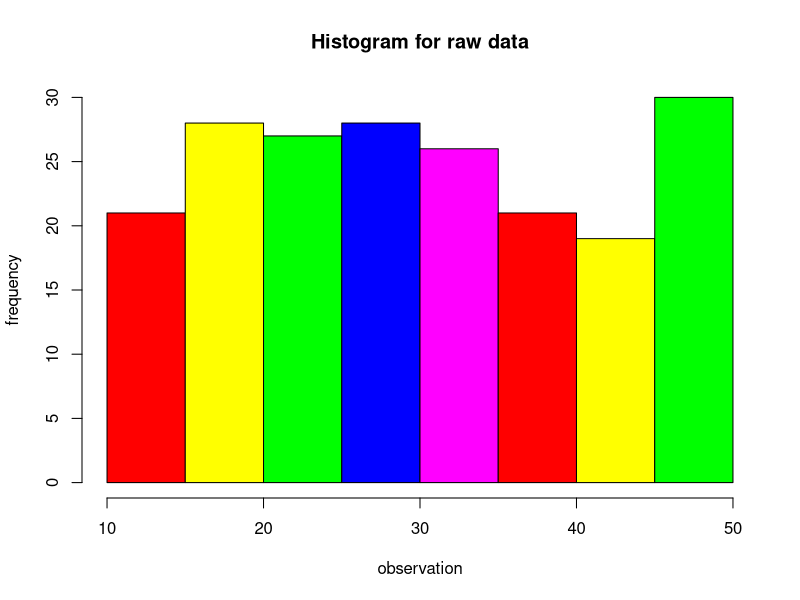

Source code (R):
#convert raw data to freq dist) 
x1=c(34.4, 47.0, 19.6, 20.9, 39.4, 40.1, 47.2, 28.5, 44.4, 22.5, 18.3, 46.8, 12.1, 26.4, 28.3, 26.6, 36.8, 40.3, 46.5, 42.8, 13.7, 17.1, 35.7, 45.0, 33.7, 20.5, 45.4, 17.5, 29.6, 10.4, 24.4, 27.7, 15.0, 35.0, 22.1, 19.6, 24.3, 45.7, 49.6, 39.3, 49.7, 31.6, 27.4, 48.6, 15.9, 12.7, 11.0, 34.5, 37.9, 42.0, 15.5, 16.4, 49.6, 25.9, 17.5, 29.1, 31.8, 23.1, 50.0, 31.1, 15.3, 27.5, 34.8, 18.1, 15.4, 41.1, 35.4, 21.3, 17.7, 20.6, 31.2, 37.4, 25.3, 48.2, 14.7, 11.6, 30.2, 33.1, 43.6, 36.2, 47.8, 30.5, 13.4, 49.8, 26.1, 45.8, 45.1, 21.9, 15.3, 20.6, 10.2, 42.8, 17.0, 43.7, 16.7, 40.6, 30.8, 20.9, 23.7, 38.2, 33.7, 28.8, 23.5, 48.7, 35.8, 17.9, 24.3, 30.5, 45.3, 16.1, 19.2, 16.5, 34.6, 30.1, 17.5, 26.3, 33.3, 22.4, 29.2, 47.6, 11.8, 31.4, 27.7, 46.3, 45.2, 16.5, 40.1, 26.1, 32.3, 13.2, 14.7, 47.0, 45.2, 16.5, 31.3, 47.2, 23.0, 16.4, 48.0, 28.5, 18.8, 10.1, 34.8, 26.1, 46.0, 30.2, 39.1, 11.1, 25.2, 25.5, 23.5, 24.6, 35.6, 11.3, 37.8, 42.6, 30.3, 14.5, 46.3, 26.5, 29.0, 38.5, 19.7, 22.0, 38.2, 40.9, 10.6, 32.1, 36.1, 47.3, 37.6, 20.2, 26.4, 14.9, 15.3, 35.6, 23.9, 26.9, 47.6, 25.4, 19.1, 37.6, 10.4, 37.4, 41.7, 30.3, 22.3, 39.5, 22.2, 41.0, 14.5, 41.9, 29.6, 43.3, 40.3, 46.1, 21.1, 27.8, 20.9, 23.2)
print(x1)
length(x1)
range(x1)
bins=seq(10, 50, by=5)
print(bins)
CI=cut(x1, bins, right="TRUE")
print(CI)
t=table(CI)
print(t)
transform(t)
h=hist(x1, main="Histogram for raw data", xlab="observation", ylab="frequency", col=c("Red", "Yellow", "Green", "Blue", "Magenta"))
print(h)
